Frame 1 (no input): blank canvas, image omitted
Frame 60 (no input): blank canvas, image omitted
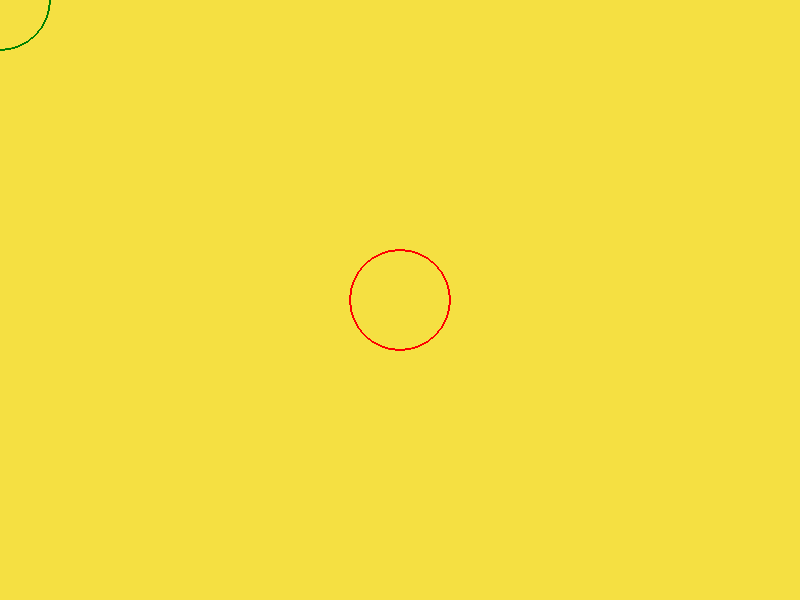
Frame 120 (the mouse pressed at the canvas centre since frame 60)

The p5.js sketch whose frames 1 and 60 were blank and that drew this single picture after the mouse press (run headless with seeded random() and noise() and a simulated clock; from frame 60 on, the mouse is pressed at the canvas centre):

// p5.js sketch
// ── sketch.js
//Code Snippet from Derrick McMillen https://replit.com/@demcrepl/p5js-Spirals?v=1

let backgroundcol;
let length = 100;

function setup() {
  backgroundcol = color(245, 224, 66);
  createCanvas(displayWidth, displayHeight);
  stroke(245, 66, 173);
  noFill();
  background(backgroundcol);
}

function draw() {
//   background(backgroundcol);
  if (mouseIsPressed) {
    stroke("red");
  } else {
    stroke("green");
  }
  ellipse(mouseX, mouseY, length, length);
  console.log(`mouseX = ${mouseX}, mouseY = ${mouseY}`);
}
